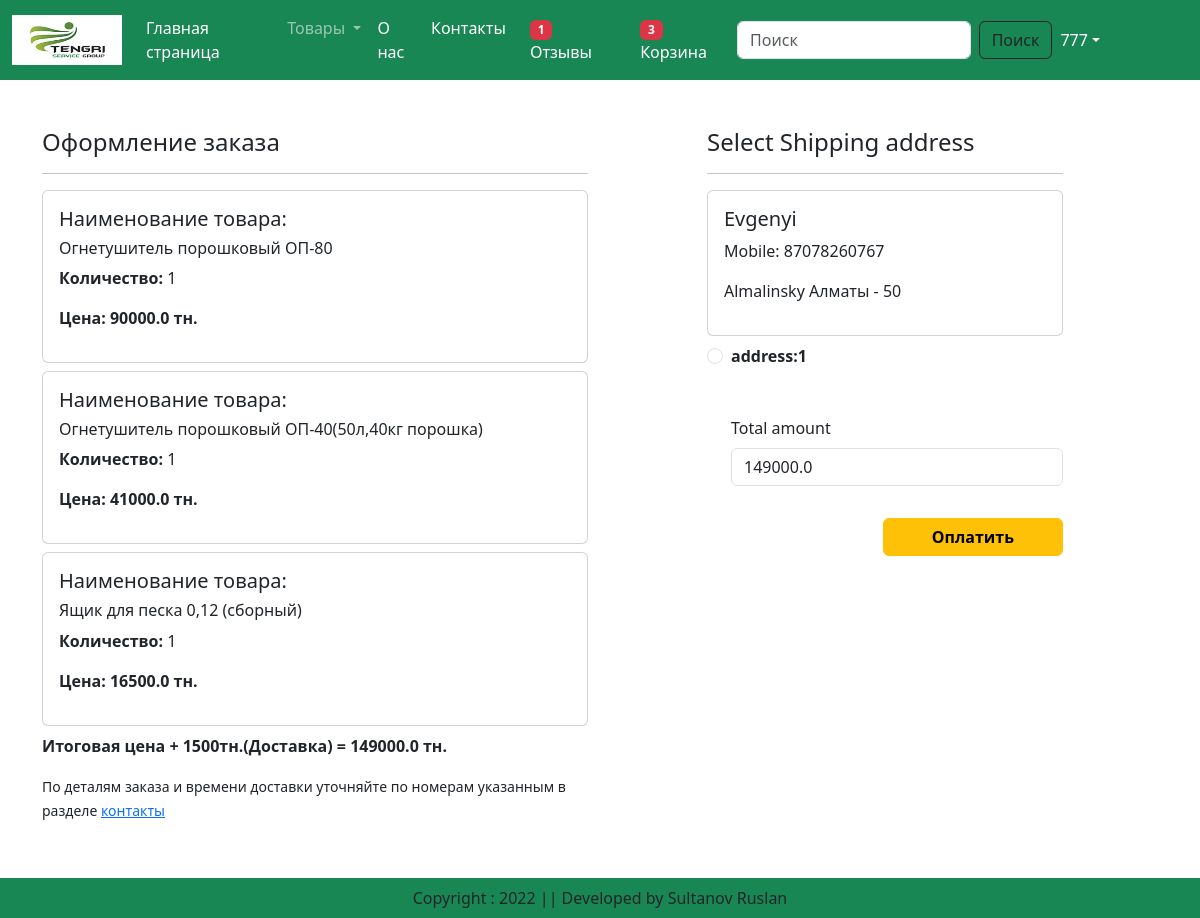
Screenshot of /checkout/ (signed in) with the database file from the repository.
### app/models.py (models this page shows, shortened)
class Cart(models.Model):
    user = models.ForeignKey(User, on_delete=models.CASCADE)
    product = models.ForeignKey(Product, on_delete=models.CASCADE)
    quantity = models.PositiveIntegerField(default=0)

class Product(models.Model):
    title = models.CharField(max_length=100)
    selling_price = models.FloatField()
    diskounted_price = models.FloatField()
    discription = models.TextField()
    composition = models.TextField(default='')
    prodapp = models.TextField(default='')
    category = models.CharField(choices=CATEGORY_CHOICES, max_length=4)
    product_image = models.ImageField(upload_to='product')

class Customer(models.Model):
    user = models.ForeignKey(User, on_delete=models.CASCADE)
    name = models.CharField(max_length=200)
    locality = models.CharField(max_length=200)
    city = models.CharField(max_length=50)
    mobile = models.IntegerField(default=0)
    zipcode = models.IntegerField()
    state = models.CharField(choices=STATE_CHOICES, max_length=100)

### app/views.py (the view)
# urls.py: path('checkout/', views.checkout.as_view(), name='checkout'),
@method_decorator(login_required, name='dispatch')
class checkout(View):
    def get(self, request):
        totalitem = 0
        wishitem = 0
        if request.user.is_authenticated:
            totalitem = len(Cart.objects.filter(user=request.user))
            wishitem = len(Wishlist.objects.filter(user=request.user))
        user = request.user
        add=Customer.objects.filter(user=user)
        cart_items = Cart.objects.filter(user=user)
        famount = 0
        for p in cart_items:
            value = p.quantity * p.product.selling_price
            famount = famount + value
        totalamount = famount + 1500
        return render(request, 'app/checkout.html', locals())

### app/templates/app/checkout.html (shortened to what this page needs)
{% extends 'app/base.html' %}
{% load static %}
{% block main-content %}
<div class="container">
  <div class="row mt-5">
     <div class="col-sm-6">
         <h4>Оформление заказа</h4>
         <hr>
         {% for item in cart_items %}
            <div class="card mb-2">
                <div class="card-body">
                    <h5>Наименование товара:</h5> <h6>{{item.product.title}}</h6>
                    <p><b>Количество:</b> {{item.quantity}}</p>
                    <p class="fw-bold">Цена: {{item.product.selling_price}} тн.</p>
                </div>
            </div>
         {% endfor %}
         <p class="fw-bold"> Итоговая цена + 1500тн.(Доставка) = {{totalamount}} тн.</p>
         <small>По деталям заказа и времени доставки уточняйте по номерам указанным в разделе <a href="{% url 'contact' %}">контакты</a></small>
     </div>
     <div class="col-sm-4 offset-sm-1">
         <h4>Select Shipping address</h4>
         <hr>
         <form method="post" id="myform">
             {% for ad in add %}
             <div class="card">
                 <div class="card-body">
                 <h5>{{ad.name}}</h5>
                 <p>Mobile: {{ad.mobile}}</p>
                 <p>{{ad.locality}} {{ad.state}} - {{ad.zipcode}}</p>
                 </div>
             </div>
                <div class="form-check mt-2 mb-5">
                    <input class="form-check-input" type="radio" name="custid" id="custadd{{forloop.counter}}" value="{{ad.id}}">
                    <label class="form-check-label fw-bold" for="custadd{{forloop.counter}}">
                        address:{{forloop.counter}} </label>
                </div>
             {% endfor %}
                <div class="form-check mb-3">
                    <label for="totamount" class="form-label">Total amount</label>
                    <input type="number" class="form-control" name="totamount" value={{totalamount}} readonly>
                </div>
                <div class="text-end">
                    <button id="rzp-button1" type="submit" class="btn btn-warning mt-3 px-5 fw-bold">Оплатить</button>
                </div>
         </form>
     </div>
  </div>
</div>
{% endblock main-content %}

### app/templates/app/base.html (shortened to what this page needs)
<!DOCTYPE html>
{% load static %}
<html lang="en">
<head>
    <link href="https://cdn.jsdelivr.net/npm/bootstrap@5.3.0-alpha1/dist/css/bootstrap.min.css" rel="stylesheet"
>
    <link rel="stylesheet" href="{% static 'app/css/owl.carousel.min.css' %}">
    <link rel="stylesheet" href="{% static 'app/css/all.min.css' %}">
    <link rel="stylesheet" href="{% static 'app/css/style.css' %}">
</head>
<body>
        <nav class="navbar navbar-expand-lg navbar-dark bg-success">
          <div class="container-fluid">
            <a class="navbar-brand" href="#">
                <img src="{% static 'app/images/logo.png' %}" width="110" height="50" />
            </a>
            <div class="collapse navbar-collapse" id="navbarSupportedContent">
              <ul class="navbar-nav me-auto mb-2 mb-lg-0">
                <li class="nav-item">
                  <a class="nav-link active" aria-current="page" href="/">Главная страница</a>
                </li>
                  <li class="nav-item dropdown">
                  <a class="nav-link dropdown-toggle" href="#" role="button" data-bs-toggle="dropdown" aria-expanded="false">
                    Товары
                  </a>
                </li>
                <li class="nav-item">
                  <a class="nav-link text-white" href="{% url 'about' %}">О нас</a>
                </li>
                <li class="nav-item">
                  <a class="nav-link text-white" href="{% url 'contact' %}">Контакты</a>
                </li>
                <li class="nav-item mx-2">
                    <a href="{% url 'showwishlist' %}" class="nav-link text-white"><span class="badge bg-danger"> {% if wishitem > 0 %} {{wishitem}} {% endif %} </span> Отзывы</a>
                </li>
                <ul class="navbar-nav me-auto mb-2 mb-lg-0">
                <li class="nav-item mx-2">
                    <a href="{% url 'showcart' %}" class="nav-link text-white"><span class="badge bg-danger"> {% if totalitem > 0 %} {{totalitem}} {% endif %} </span> Корзина</a>
                </li>
                </ul>
              </ul>
              <form class="d-flex" role="search" action="/search">
                <input class="form-control me-2" type="search" placeholder="Поиск" name="search" aria-label="Search">
                <button class="btn btn-outline-dark" type="submit">Поиск</button>
              </form>
            </div>
                {% if request.user.is_authenticated %}
                <li class="nav-item dropdown mx-2" style="list-style: none;">
                    <a class="nav-link dropdown-toggle text-white" href="#" id="profileDropdown" role="button"
                       data-bs-toggle="dropdown" aria-expanded="false" style="margin-right: 80px;">{{request.user}}</a>
                </li>
                {% endif %}
          </div>
        </nav>
        {% block main-content %}{% endblock main-content %}
        <br><br><br><br>
        <footer class="container-fluid fixed-bottom bg-success text-center p-2 mt-5">
            Copyright : 2022 || Developed by Sultanov Ruslan
        </footer>
</body>
</html>

### rows the page displays
Cart: product "Огнетушитель порошковый ОП-80", quantity "1", product.selling_price "90000.0"
Cart: product "Огнетушитель порошковый ОП-40(50л,40кг порошка)", quantity "1", product.selling_price "41000.0"
Cart: product "Ящик для песка 0,12 (сборный)", quantity "1", product.selling_price "16500.0"
Customer: name "Evgenyi", mobile "87078260767", locality "Almalinsky", state "Алматы", zipcode "50"

### other values shown
{{ wishitem }} "1"
{{ totalitem }} "3"
{{ request.user }} "777"
{{ totalamount }} "149000.0"
